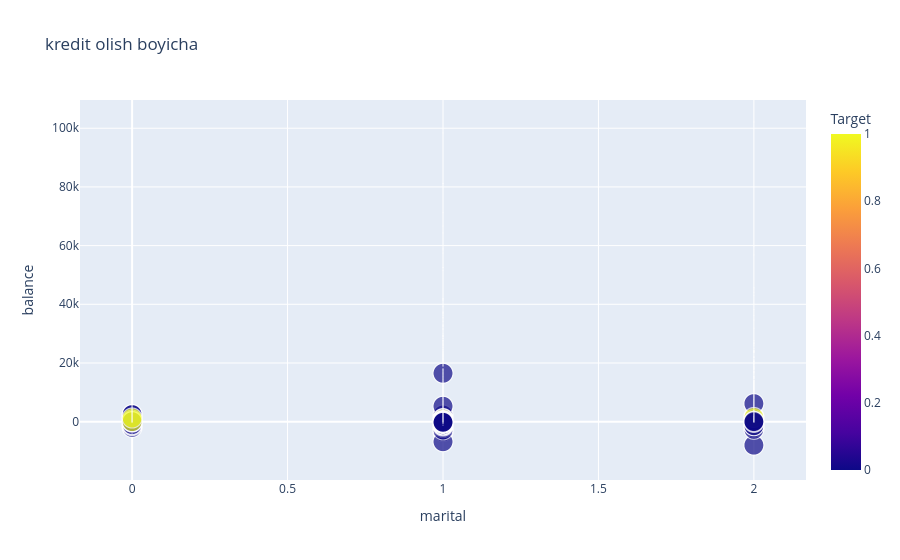

The code cell stored with this chart in its notebook:
### Code cell
fig=px.scatter(df,x='marital',y='balance',color='Target',size='default',hover_data=['age','marital'],title='kredit olish boyicha')
fig.show()

### Figure 1 — Plotly figure (JSON) as saved in the notebook; plotly's stock layout.template omitted (floating-point values rounded to 4 significant figures; data arrays with more than 128 entries replaced by an {"elided": "..."} marker saying what was removed)
{"data": [{"customdata": {"elided": "45211x1 int values"}, "hovertemplate": "marital=%{x}<br>balance=%{y}<br>default=%{marker.size}<br>age=%{customdata[0]}<br>Target=%{marker.color}<extra></extra>", "legendgroup": "", "marker": {"color": {"elided": "45211 int values"}, "coloraxis": "coloraxis", "size": {"elided": "45211 int values"}, "sizemode": "area", "sizeref": 0.0025, "symbol": "circle"}, "mode": "markers", "name": "", "showlegend": false, "type": "scattergl", "x": {"elided": "45211 int values"}, "xaxis": "x", "y": {"elided": "45211 float values"}, "yaxis": "y"}], "layout": {"coloraxis": {"colorbar": {"title": {"text": "Target"}}, "colorscale": [[0, "#0d0887"], [0.1111, "#46039f"], [0.2222, "#7201a8"], [0.3333, "#9c179e"], [0.4444, "#bd3786"], [0.5556, "#d8576b"], [0.6667, "#ed7953"], [0.7778, "#fb9f3a"], [0.8889, "#fdca26"], [1, "#f0f921"]]}, "legend": {"itemsizing": "constant", "tracegroupgap": 0}, "title": {"text": "kredit olish boyicha"}, "xaxis": {"anchor": "y", "domain": [0, 1], "title": {"text": "marital"}}, "yaxis": {"anchor": "x", "domain": [0, 1], "title": {"text": "balance"}}}}
